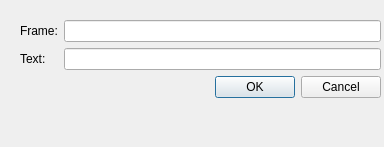
<?xml version="1.0" encoding="UTF-8"?>
<ui version="4.0">
 <class>eventEditor</class>
 <widget class="QDialog" name="eventEditor">
  <property name="windowModality">
   <enum>Qt::NonModal</enum>
  </property>
  <property name="geometry">
   <rect>
    <x>0</x>
    <y>0</y>
    <width>384</width>
    <height>147</height>
   </rect>
  </property>
  <property name="windowTitle">
   <string>Dialog</string>
  </property>
  <property name="modal">
   <bool>true</bool>
  </property>
  <widget class="QWidget" name="formLayoutWidget">
   <property name="geometry">
    <rect>
     <x>20</x>
     <y>20</y>
     <width>361</width>
     <height>121</height>
    </rect>
   </property>
   <layout class="QFormLayout" name="formLayout">
    <item row="0" column="0">
     <widget class="QLabel" name="lblFrame">
      <property name="text">
       <string>Frame:</string>
      </property>
     </widget>
    </item>
    <item row="1" column="0">
     <widget class="QLabel" name="lblText">
      <property name="text">
       <string>Text:</string>
      </property>
     </widget>
    </item>
    <item row="0" column="1">
     <widget class="QLineEdit" name="edFrame">
      <property name="minimumSize">
       <size>
        <width>100</width>
        <height>0</height>
       </size>
      </property>
     </widget>
    </item>
    <item row="1" column="1">
     <widget class="QLineEdit" name="edText">
      <property name="minimumSize">
       <size>
        <width>100</width>
        <height>0</height>
       </size>
      </property>
     </widget>
    </item>
    <item row="2" column="1">
     <widget class="QDialogButtonBox" name="buttonBox">
      <property name="orientation">
       <enum>Qt::Horizontal</enum>
      </property>
      <property name="standardButtons">
       <set>QDialogButtonBox::Cancel|QDialogButtonBox::Ok</set>
      </property>
     </widget>
    </item>
   </layout>
  </widget>
 </widget>
 <resources/>
 <connections>
  <connection>
   <sender>buttonBox</sender>
   <signal>accepted()</signal>
   <receiver>eventEditor</receiver>
   <slot>accept()</slot>
   <hints>
    <hint type="sourcelabel">
     <x>248</x>
     <y>254</y>
    </hint>
    <hint type="destinationlabel">
     <x>157</x>
     <y>274</y>
    </hint>
   </hints>
  </connection>
  <connection>
   <sender>buttonBox</sender>
   <signal>rejected()</signal>
   <receiver>eventEditor</receiver>
   <slot>reject()</slot>
   <hints>
    <hint type="sourcelabel">
     <x>316</x>
     <y>260</y>
    </hint>
    <hint type="destinationlabel">
     <x>286</x>
     <y>274</y>
    </hint>
   </hints>
  </connection>
 </connections>
</ui>
